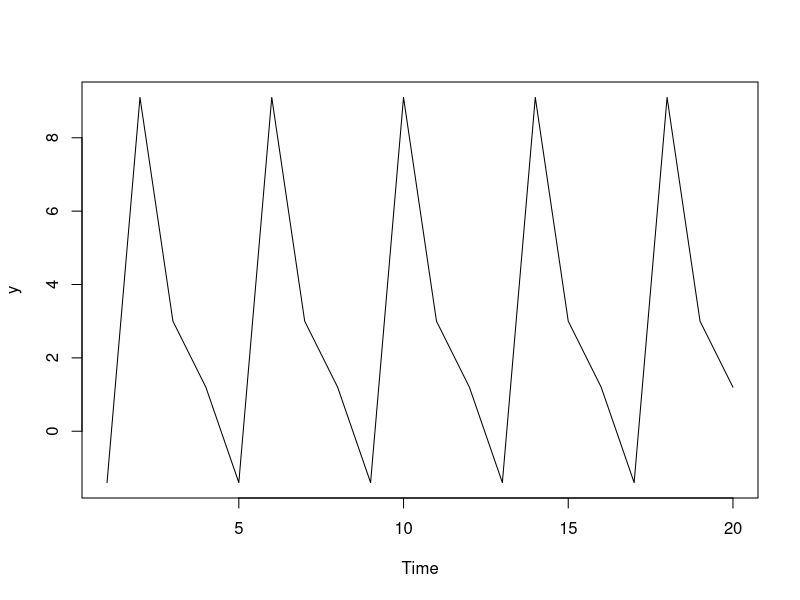
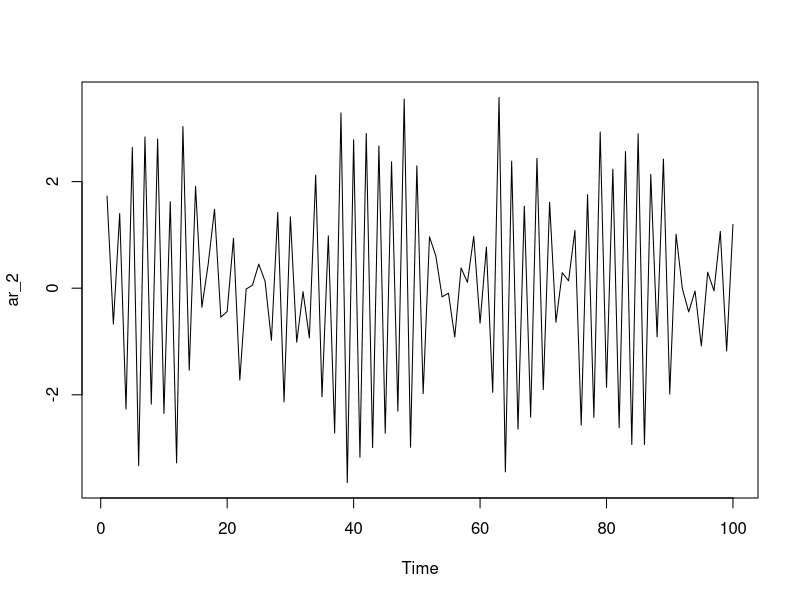
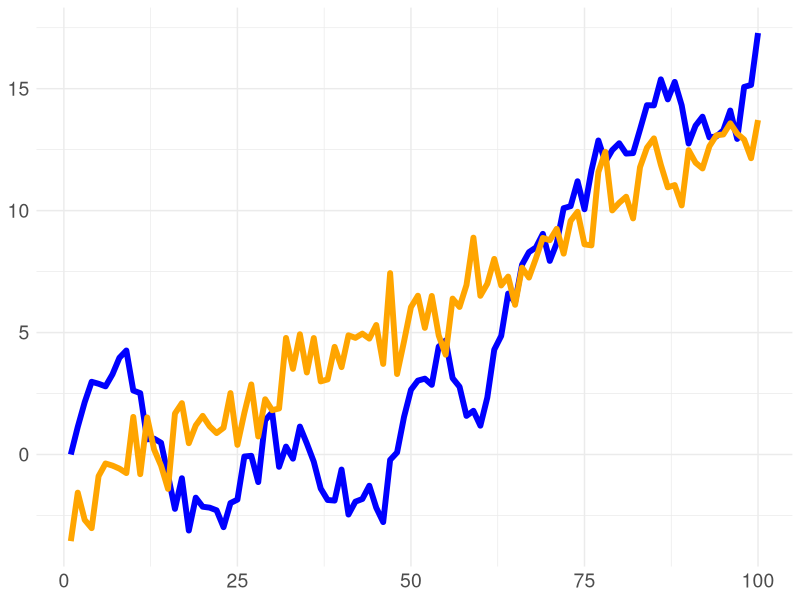

The R script that drew these images, in order:
## ---- chunk 1

# similar to GARP's EOC 11.8, there is no trend, only seasonality

c_delta <- 1.20; gamma <- c(-2.6, 7.9, 1.80, 0) 
quarters <- rep(1:4, 5)  
y = c_delta + gamma[quarters]
ts.plot(y)

## ---- chunk 2

# install.packages("polynom", repos = "http://cran.us.r-project.org")
library(polynom)

peters_poly <- polynomial(coef = c(1, -0.75, 0.125)) 
peters_poly
solve(peters_poly) # the roots (aka, zeros) are 2 and 4

ar_2 <-  arima.sim(model=list(order=c(2,0,0),ar = c(-0.75, 0.125)),n = 100)
ts.plot(ar_2)

## ---- chunk 3

library(tidyverse)
library(ggthemes)
library(RColorBrewer)

set.seed(28)

n <- 100
x <- 1:n

# white noise
white_noise <- arima.sim(model = list(order = c(0,0,0)), n = 100)

#linear trend
linear_tr <- -1.8 + 0.15*x
time_trend <- linear_tr + white_noise

rw_drift <- arima.sim(model = list(order = c(0,1,0)), n = n-1, mean = 0.4)

trends <- data.frame(
  x,
  time_trend,
  rw_drift
)

p1 <- trends %>% ggplot(aes(x=x)) +
  geom_line(aes(y=rw_drift), color = "blue", size = 2) +
  geom_line(aes(y=time_trend), color = "orange", size = 2) +
  theme_minimal() +
  theme(
    axis.title = element_blank(),
    axis.text = element_text(size = 14)
  )
    
p1

